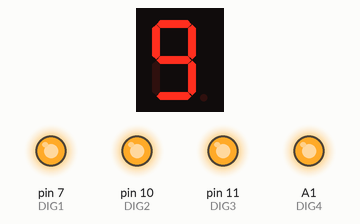
Simulated run of this sketch. Board: Arduino Uno, built with avr-gcc and run on an emulated ATmega328P. Shown: 1-digit seven-segment display, output pins drawn as LEDs (lit = HIGH). Wiring (inferred from the names in the program): 1-digit 7-segment display, segments lit when LOW: segments pin 8, pin 12, pin 3, pin 5, pin 6, pin 9, pin 2, pin 4. The segment pins are drawn as the display they are named for; pins used as bus, display or sensor lines are not drawn.

Above: at 0.1 s.
At 1.6 s:
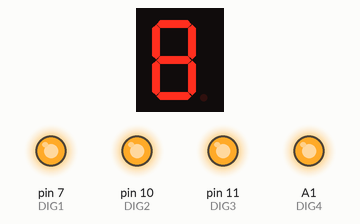
At 3.1 s:
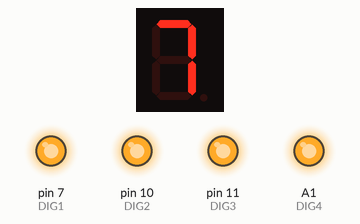
At 6.1 s:
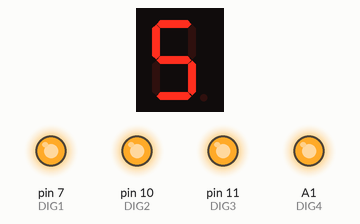
At 9.1 s:
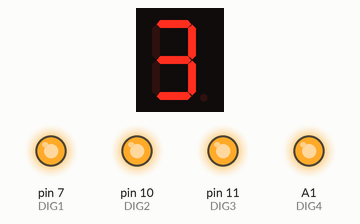
At 13.6 s:
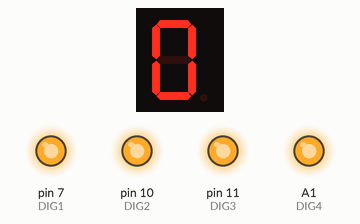
Timing chart, 0 to 15.1 s (numbered marks = the images above):
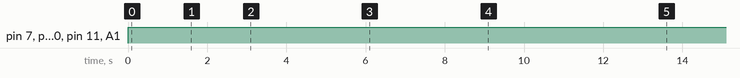

Measured:
- by itself, pin 7 (DIG1), pin 10 (DIG2), pin 11 (DIG3), A1 (DIG4): LOW → HIGH at 0.00 s
- by itself, everything shown: repeats every 15.0 s, in 10 steps
- what the display in image 1 shows lasts 1.5 s, from 1.5 s to 3.0 s

The sketch:

fourDigitSevenSegment.ino
```cpp
#define DIG1 7
#define DIG2 10
#define DIG3 11
#define DIG4 A1
#define A 8
#define B 12
#define C 3
#define D 5
#define E 6
#define F 9
#define G 2
#define DP 4
#define CLN 13
#define dw(x,y) digitalWrite(x,y)
void display(int);

void setup() {
  pinMode(A, OUTPUT);
  pinMode(B, OUTPUT);
  pinMode(C, OUTPUT);
  pinMode(D, OUTPUT);
  pinMode(E, OUTPUT);
  pinMode(F, OUTPUT);
  pinMode(G, OUTPUT);
  pinMode(DP, OUTPUT);
  pinMode(DIG1, OUTPUT);
  pinMode(DIG2, OUTPUT);
  pinMode(DIG3, OUTPUT);
  pinMode(DIG4, OUTPUT);
}

void loop() {
  dw(DIG1, HIGH);
  dw(DIG2, HIGH);
  dw(DIG3, HIGH);
  dw(DIG4, HIGH);
  for (int i = 9; i >= 0; i--) {
    display(i);
    delay(1500);
  }
}

void display(int number) {
  switch (number) {
    case 1:
      dw(A,HIGH);
      dw(B,LOW);
      dw(C,LOW);
      dw(D,HIGH);
      dw(E,HIGH);
      dw(F,HIGH);
      dw(G,HIGH);
      dw(DP,HIGH);
      break;
    case 2:
      dw(A,LOW);
      dw(B,LOW);
      dw(C,HIGH);
      dw(D,LOW);
      dw(E,LOW);
      dw(F,HIGH);
      dw(G,LOW);
      dw(DP,HIGH);
      break;
    case 3:
      dw(A,LOW);
      dw(B,LOW);
      dw(C,LOW);
      dw(D,LOW);
      dw(E,HIGH);
      dw(F,HIGH);
      dw(G,LOW);
      dw(DP,HIGH);
      break;
    case 4:
      dw(A,HIGH);
      dw(B,LOW);
      dw(C,LOW);
      dw(D,HIGH);
      dw(E,HIGH);
      dw(F,LOW);
      dw(G,LOW);
      dw(DP,HIGH);
      break;
    case 5:
      dw(A,LOW);
      dw(B,HIGH);
      dw(C,LOW);
      dw(D,LOW);
      dw(E,HIGH);
      dw(F,LOW);
      dw(G,LOW);
      dw(DP,HIGH);
      break;
    case 6:
      dw(A,LOW);
      dw(B,HIGH);
      dw(C,LOW);
      dw(D,LOW);
      dw(E,LOW);
      dw(F,LOW);
      dw(G,LOW);
      dw(DP,HIGH);
      break;
    case 7:
      dw(A,LOW);
      dw(B,LOW);
      dw(C,LOW);
      dw(D,HIGH);
      dw(E,HIGH);
      dw(F,HIGH);
      dw(G,HIGH);
      dw(DP,HIGH);
      break;
    case 8:
      dw(A,LOW);
      dw(B,LOW);
      dw(C,LOW);
      dw(D,LOW);
      dw(E,LOW);
      dw(F,LOW);
      dw(G,LOW);
      dw(DP,HIGH);
      break;
    case 9:
      dw(A,LOW);
      dw(B,LOW);
      dw(C,LOW);
      dw(D,LOW);
      dw(E,HIGH);
      dw(F,LOW);
      dw(G,LOW);
      dw(DP,HIGH);
      break;
    case 0:
      dw(A,LOW);
      dw(B,LOW);
      dw(C,LOW);
      dw(D,LOW);
      dw(E,LOW);
      dw(F,LOW);
      dw(G,HIGH);
      dw(DP,HIGH);
      break;
  }
}
```
